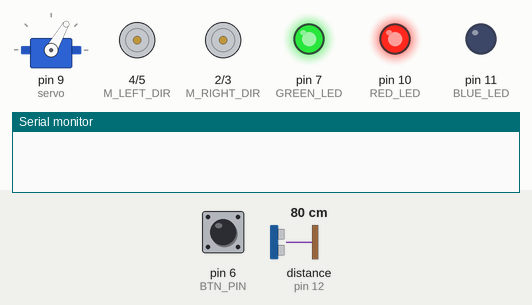
This sketch was run on a simulated Arduino Uno, built with avr-gcc and run on an emulated ATmega328P. Shown: servo, direction and speed pins drawn as motors (green arrow = direction pin HIGH = forward, orange = LOW = backward, longer = more drive), output pins drawn as LEDs (lit = HIGH), the last lines printed to the serial monitor. Wiring (inferred from the names in the program): ultrasonic range finder: trigger pin 13; echo pin 12. Dashed ring = blinking. Inputs (shaded band) come from the test bench; at power-on: pin 6 (BTN_PIN) LOW, distance to the obstacle (sensor on pin 12) 80 cm. The echo pulse lasts 58.3 µs per cm; pins used as bus, display or sensor lines are not drawn.

Above: at 0.65 s.
1.3 s: pin 6 (BTN_PIN) pulled HIGH for 3.2 s
At 4.1 s:
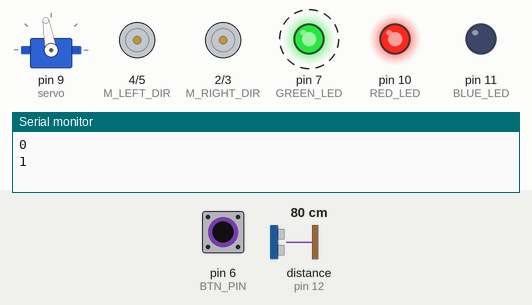
6.0 s: distance to the obstacle (sensor on pin 12) set to 23 cm
9.0 s: distance to the obstacle (sensor on pin 12) set to 18 cm
At 9.39 s:
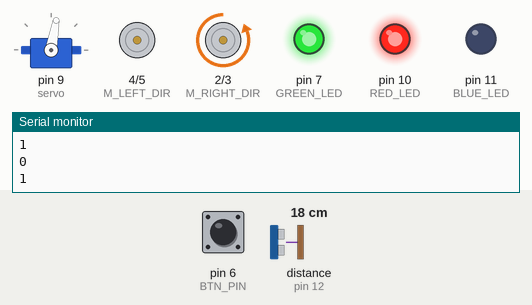
12.0 s: pin 6 (BTN_PIN) pulled HIGH for 0.15 s
At 13.4 s:
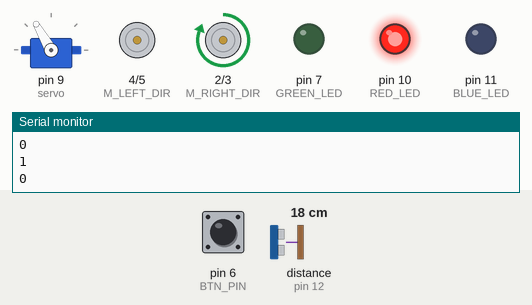
15.0 s: pin 6 (BTN_PIN) pulled HIGH for 1 s
At 16.6 s:
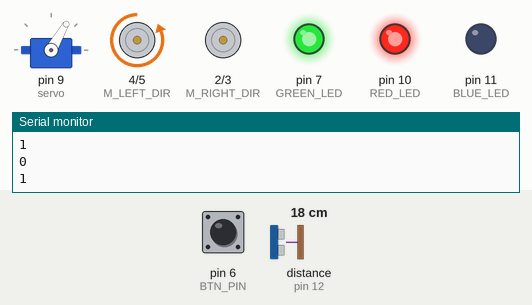
18.0 s: distance to the obstacle (sensor on pin 12) set to 14 cm
At 18.52 s:
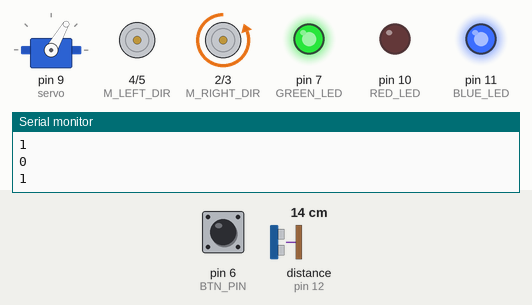
Timing chart, 0 to 22.0 s (numbered marks = the images above; inputs shaded):
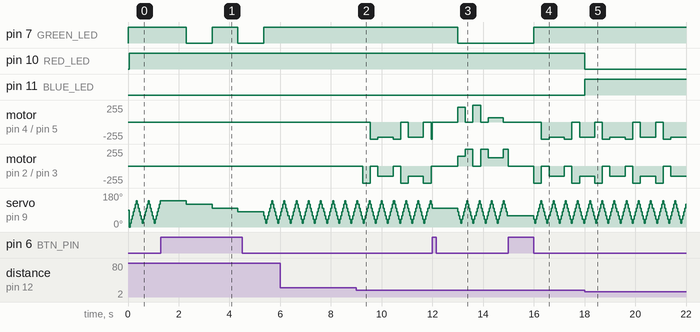

The sketch:

PoliceCar.ino
```cpp
#include "Config.h"
#include <Servo.h>
#include "Moves.h"


const long servoInterval = 40; // 40
const long moveInterval = 300;

unsigned long previousServoTime = 0;
unsigned long previousMoveTime = 0;
double maxMeasuredDistance = 0;
double minMeasuredDistance = 100000;
int desiredPosition = 0;

int lastMovePosition = -1;

int undesiredPosition = 0;

int servoDirection = MOVE_RIGHT;
double distances[3];

int backwardDirection = -1;
int forwardDirection = -1;

//Setting up servo
Servo servo;
int servoPosition = 0;
long duration = 0;
int distance = 0;
//Setting up btn
int buttonState = 0;
bool isVigilant = true;
void setup() {
  pinMode(TRIG_PIN, OUTPUT);
  pinMode(ECHO_PIN, INPUT);
  pinMode(BLUE_LED, OUTPUT);
  pinMode(RED_LED, OUTPUT);
  pinMode(GREEN_LED, OUTPUT);
  servo.attach(9); // Attaching servo to 9 pin
  pinMode(M_RIGHT_SPEED,OUTPUT);
  pinMode(M_RIGHT_DIR,OUTPUT);
  pinMode(M_LEFT_SPEED,OUTPUT);
  pinMode(M_LEFT_DIR,OUTPUT);
  pinMode(BTN_PIN, INPUT);
  Serial.begin(9600);
}

void loop() {
  setBtnState();
  if (isVigilant) {
    digitalWrite(GREEN_LED, HIGH);
    startVigilantMultitasking();
  } else {
    digitalWrite(GREEN_LED, LOW);
   startMultiTasking();
  }
}

void startVigilantMultitasking() {
  unsigned long currentTime = millis();
  if (currentTime - previousServoTime >= servoInterval) {
    previousServoTime = currentTime;
    scanSurroundings();
  }
  if (currentTime - previousMoveTime >= moveInterval) {
    previousMoveTime = currentTime;
    reactToWorld();
  }
}

void reactToWorld() {
  if (minMeasuredDistance < 20) {
      if (undesiredPosition > 40 && undesiredPosition < 110) {
        goBackwards(HIGH_SPEED);
      } else if (undesiredPosition <= 40) {
        turnRight(MOVE_BACK);
      } else if (undesiredPosition >= 100) {
       turnLeft(MOVE_BACK);
       }
    } else {
    stop();
  }
  resetMeasurements();
}


void startMultiTasking() {
  unsigned long currentTime = millis();
//  Move with servo
  if (currentTime - previousServoTime >= servoInterval) {
    previousServoTime = currentTime;
    scanSurroundings();
  }
  if (currentTime - previousMoveTime >= moveInterval) {
    previousMoveTime = currentTime;
    moveWithCar();
  }
}

void scanSurroundings() {
  moveWithServo();
  distances[0] = measureDistance();
  distances[1] = measureDistance();
  distances[2] = measureDistance();
  sort(distances, 3);
  // Median
  distance = distances[1];
  if (distance > maxMeasuredDistance) {
    maxMeasuredDistance = distance;
    desiredPosition = servoPosition;
  }
  if (distance < minMeasuredDistance){
    minMeasuredDistance = distance;
    undesiredPosition = servoPosition;
  }
  signalizeDistance();
}

void setBtnState() {
  buttonState = digitalRead(BTN_PIN);
  if (buttonState == 1) {
    isVigilant = !isVigilant;
    stop();
    delay(1000);
    Serial.println(isVigilant);
  }

}

void moveWithCar() {
//  printStatus();
  if(minMeasuredDistance >= 30){
      goStraight(HIGH_SPEED);
      backwardDirection = -1;
      forwardDirection = -1;
  } else if(minMeasuredDistance <= 15){
    if (undesiredPosition <= 90) {
      if ((backwardDirection == IS_MOVING_LEFT) || (backwardDirection == -1)) {
        turnLeft(MOVE_BACK);
      }
      backwardDirection = IS_MOVING_LEFT;
    }
    if (desiredPosition >= 91) {
      if ((backwardDirection == IS_MOVING_RIGHT) || (backwardDirection == -1 )) {
        turnRight(MOVE_BACK);
      }
     backwardDirection == IS_MOVING_RIGHT;
    }
  } else {
//    Serial.println(desiredPosition);
    if (desiredPosition >= 60  && desiredPosition < 100) {
      if (forwardDirection == IS_MOVING_LEFT) {
            turnLeft(MOVE_FRONT);
//            Serial.println("Turn left");
      } else if ((forwardDirection == IS_MOVING_RIGHT) || (forwardDirection == -1 )) {
          turnRight(MOVE_FRONT);
//          Serial.println("Turn right");
       } else {
          goStraight(MID_SPEED);
       }
       goStraight(MID_SPEED);
    } else if (desiredPosition <= 59) {
        if ((forwardDirection == IS_MOVING_LEFT) || (forwardDirection == -1 )) {
              turnLeft(MOVE_FRONT);
//              Serial.println("Turn left");
        }
        forwardDirection == IS_MOVING_LEFT;
        backwardDirection = -1;
      } else if (desiredPosition >= 101) {
          if ((forwardDirection == IS_MOVING_RIGHT) || (forwardDirection == -1 )) {
          turnRight(MOVE_FRONT);
//          Serial.println("Turn right");
         }
        forwardDirection == IS_MOVING_RIGHT;
        backwardDirection = -1;
      }
  }
  resetMeasurements();
}

void resetMeasurements() {
  minMeasuredDistance = 100000;
  maxMeasuredDistance = 0;
  maxMeasuredDistance = 0;
}

void moveWithServo() {
  servo.write(servoPosition);
  if (servoPosition >= 140) {
    servoDirection = MOVE_LEFT;
  }
  if (servoPosition <= 20) {
    servoDirection = MOVE_RIGHT;
  }
  if (servoDirection == MOVE_LEFT) {
    servoPosition -= 20;
  } else {
    servoPosition += 20;
  }
}

void signalizeDistance() {
     if (distance < 15) {  // This is where the BLUE_LED On/Off happens
      digitalWrite(BLUE_LED,HIGH);
      digitalWrite(RED_LED,LOW);
    } else {
      digitalWrite(BLUE_LED,LOW);
      digitalWrite(RED_LED,HIGH);
    }
}

double measureDistance() {
    digitalWrite(TRIG_PIN, LOW);
    delayMicroseconds(2);
    digitalWrite(TRIG_PIN, HIGH);
    delayMicroseconds(10);
    digitalWrite(TRIG_PIN, LOW);
    duration = pulseIn(ECHO_PIN, HIGH);
    return (duration/2) / 29.1; // returns distance
}

void sort(double a[], int size) {
    for(int i=0; i<(size-1); i++) {
        for(int o=0; o<(size-(i+1)); o++) {
                if(a[o] > a[o+1]) {
                    int t = a[o];
                    a[o] = a[o+1];
                    a[o+1] = t;
                }
        }
    }
}

// Debug

void printStatus() {
    Serial.println("---------------");
    Serial.print("Max measured distance: ");
    Serial.println(maxMeasuredDistance);
    Serial.print("Desired position: ");
    Serial.println(desiredPosition);
    Serial.print("Min measured distance: ");
    Serial.println(minMeasuredDistance);
    Serial.print("Undesired position: ");
    Serial.println(undesiredPosition);
    Serial.println("---------------");
}
```

Moves.h
```cpp
#define M_RIGHT_SPEED 3
#define M_RIGHT_DIR 2
#define M_LEFT_SPEED 5
#define M_LEFT_DIR 4
#define LOW_SPEED 125
#define MID_SPEED 130
#define HIGH_SPEED 150
#define MOVE_FRONT true
#define MOVE_BACK false
#define MOVE_LEFT true
#define MOVE_RIGHT false
#define IS_MOVING_LEFT 0
#define IS_MOVING_RIGHT 1

// Support

int getSpeedForDirection(bool direction, int speed){
  if(direction == MOVE_FRONT){
    return (255-speed+1);
  }
  return speed;
}

void setMotorsPolarityForDirection(int direction){
  if(direction){
    digitalWrite(M_RIGHT_DIR, HIGH);
    digitalWrite(M_LEFT_DIR, HIGH);
  }else{
    digitalWrite(M_RIGHT_DIR, LOW);
    digitalWrite(M_LEFT_DIR, LOW);
  }
}

// Moving

void goStraight(int speed) {
  setMotorsPolarityForDirection(MOVE_FRONT);
  analogWrite(M_RIGHT_SPEED, getSpeedForDirection(MOVE_FRONT, speed));
  analogWrite(M_LEFT_SPEED, getSpeedForDirection(MOVE_FRONT, speed*1.5));
}

void goBackwards(int speed){
  setMotorsPolarityForDirection(MOVE_BACK);
  analogWrite(M_RIGHT_SPEED, getSpeedForDirection(MOVE_BACK, speed));
  analogWrite(M_LEFT_SPEED, getSpeedForDirection(MOVE_BACK, speed*1.5));
}

void turnRight(bool direction){
  setMotorsPolarityForDirection(direction);
  analogWrite(M_RIGHT_SPEED, 0);
  analogWrite(M_LEFT_SPEED, 255);
}

void turnLeft(bool direction){
  setMotorsPolarityForDirection(direction);
  analogWrite(M_RIGHT_SPEED, 255);
  analogWrite(M_LEFT_SPEED, 0);
}

void stop() {
  setMotorsPolarityForDirection(MOVE_BACK);
  analogWrite(M_RIGHT_SPEED, 0);
  analogWrite(M_LEFT_SPEED, 0);
}
```

Config.h
```cpp
#define TRIG_PIN 13
#define ECHO_PIN 12
#define BLUE_LED 11
#define RED_LED 10
#define BTN_PIN 6
#define GREEN_LED 7
```

Measured:
- the behaviour switches between 21 and 20 cm on distance to the obstacle (sensor on pin 12) (found by bisection; images 1 and 2)
- the behaviour switches between 16 and 15 cm on distance to the obstacle (sensor on pin 12) (found by bisection; images 4 and 5)
- after the input at 1.3 s, pin 7 (GREEN_LED): alternates HIGH for 1.0 s and LOW for 1.0 s, starting after 1.0 s
- after the input at 12.0 s, pin 7 (GREEN_LED): HIGH → LOW after 1.0 s
- after the input at 15.0 s, pin 7 (GREEN_LED): LOW → HIGH after 1.0 s
- after the input at 18.0 s, pin 10 (RED_LED): HIGH → LOW at once; pin 11 (BLUE_LED): LOW → HIGH at once
